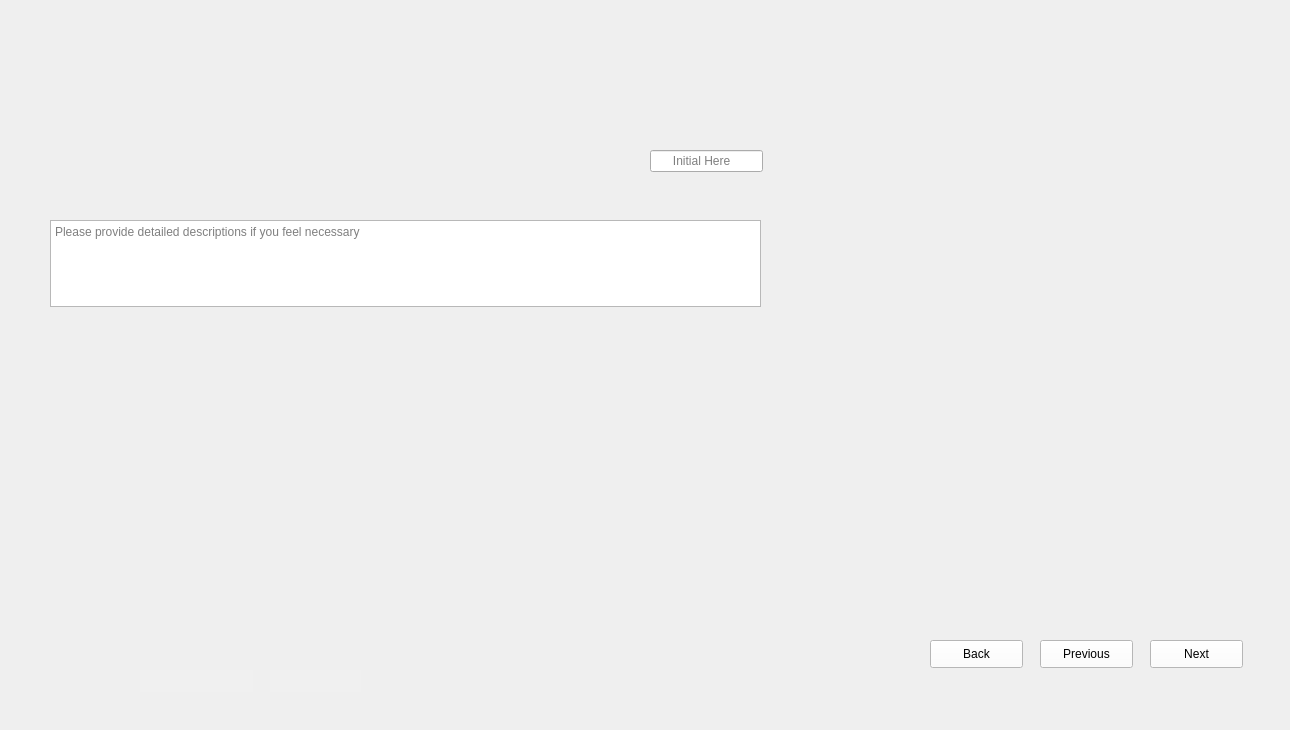
<?xml version="1.0" encoding="UTF-8"?>
<ui version="4.0">
 <class>Form</class>
 <widget class="QWidget" name="Form">
  <property name="geometry">
   <rect>
    <x>0</x>
    <y>0</y>
    <width>1290</width>
    <height>730</height>
   </rect>
  </property>
  <property name="windowTitle">
   <string>Form</string>
  </property>
  <widget class="QLabel" name="label">
   <property name="geometry">
    <rect>
     <x>0</x>
     <y>0</y>
     <width>1290</width>
     <height>730</height>
    </rect>
   </property>
   <property name="styleSheet">
    <string notr="true">background-image: url(:/images/images/Pre-Lap First Epoxy Fill_3.png);</string>
   </property>
   <property name="text">
    <string/>
   </property>
  </widget>
  <widget class="QLineEdit" name="lineEdit_Initials">
   <property name="geometry">
    <rect>
     <x>650</x>
     <y>150</y>
     <width>113</width>
     <height>22</height>
    </rect>
   </property>
   <property name="placeholderText">
    <string>      Initial Here</string>
   </property>
  </widget>
  <widget class="QTextEdit" name="textEdit_Comments">
   <property name="geometry">
    <rect>
     <x>50</x>
     <y>220</y>
     <width>711</width>
     <height>87</height>
    </rect>
   </property>
   <property name="placeholderText">
    <string>Please provide detailed descriptions if you feel necessary </string>
   </property>
  </widget>
  <widget class="QLineEdit" name="lineEdit_Dates">
   <property name="geometry">
    <rect>
     <x>140</x>
     <y>670</y>
     <width>113</width>
     <height>22</height>
    </rect>
   </property>
   <property name="styleSheet">
    <string notr="true">QLineEdit{
background-color: rgb(240, 240, 240);
border: none;
}</string>
   </property>
  </widget>
  <widget class="QLineEdit" name="lineEdit_Steps">
   <property name="geometry">
    <rect>
     <x>270</x>
     <y>670</y>
     <width>91</width>
     <height>22</height>
    </rect>
   </property>
   <property name="styleSheet">
    <string notr="true">QLineEdit{
background-color: rgb(240, 240, 240);
border: none;
}</string>
   </property>
  </widget>
  <widget class="QPushButton" name="pushButton_Next">
   <property name="geometry">
    <rect>
     <x>1150</x>
     <y>640</y>
     <width>93</width>
     <height>28</height>
    </rect>
   </property>
   <property name="styleSheet">
    <string notr="true">QPushButton{
background-color: rgb(255, 255, 255);
height: 35px;
}
QPushButton::hover{
background-color: rgb(0, 0, 255);
}
QPushButton:pressed{
padding-top:7px;
padding-top:7px;
}</string>
   </property>
   <property name="text">
    <string>Next</string>
   </property>
  </widget>
  <widget class="QPushButton" name="pushButton_Previous">
   <property name="geometry">
    <rect>
     <x>1040</x>
     <y>640</y>
     <width>93</width>
     <height>28</height>
    </rect>
   </property>
   <property name="styleSheet">
    <string notr="true">QPushButton{
background-color: rgb(255, 255, 255);
height: 35px;
}
QPushButton::hover{
background-color: rgb(0, 0, 255);
}
QPushButton:pressed{
padding-top:7px;
padding-top:7px;
}</string>
   </property>
   <property name="text">
    <string>Previous</string>
   </property>
  </widget>
  <widget class="QPushButton" name="pushButton_Back">
   <property name="geometry">
    <rect>
     <x>930</x>
     <y>640</y>
     <width>93</width>
     <height>28</height>
    </rect>
   </property>
   <property name="styleSheet">
    <string notr="true">QPushButton{
background-color: rgb(255, 255, 255);
height: 35px;
}
QPushButton::hover{
background-color: rgb(0, 0, 255);
}
QPushButton:pressed{
padding-top:7px;
padding-top:7px;
}</string>
   </property>
   <property name="text">
    <string>Back</string>
   </property>
  </widget>
 </widget>
 <resources>
  <include location="D:/ECED4901SYPIIFiles/SNYProject/UI_design/LoginUI_Design/resource.qrc"/>
 </resources>
 <connections/>
</ui>
